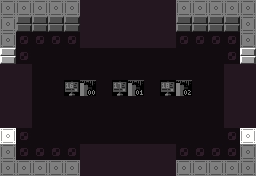

This is a level from a 2D game, rendered from its Tiled map with the project's own tilesets. A one-line summary and the complete map file follow:
An orthogonal 16x11 tile map with 16x16 px tiles, 10 tile layers (Base, Attributes, Base, Attributes, ...), 16 hidden layers not drawn, 6 tilesets.

<map version="1.10" tiledversion="1.11.2" orientation="orthogonal" renderorder="right-down" width="16" height="11" tilewidth="16" tileheight="16" infinite="0" nextlayerid="66" nextobjectid="1">
 <properties>
  <property name="base_logic" value="ROOM_BASE_LOGIC_NONE" />
  <property name="category" value="exterior" />
  <property name="color_emphasis" value="0" />
  <property name="dark" type="bool" value="false" />
  <property name="exit_east" type="bool" value="true" />
  <property name="exit_north" type="bool" value="true" />
  <property name="exit_south" type="bool" value="true" />
  <property name="exit_west" type="bool" value="true" />
  <property name="forbid_player_spawning" type="bool" value="false" />
  <property name="raster_effect" value="RASTER_EFFECT_NONE" />
  <property name="room_obj_palette" value="sprite_palette_overworld_table" />
  <property name="room_palette" value="blocking_exterior_palette_table" />
 </properties>
 <tileset firstgid="1" source="../../MapTiles.tsx" />
 <tileset firstgid="257" source="../../DiscoFloorTiles.tsx" />
 <tileset firstgid="289" source="../../Attributes.tsx" />
 <tileset firstgid="293" source="../../TechnicalTiles.tsx" />
 <tileset firstgid="357" source="../../ExitTiles.tsx" />
 <tileset firstgid="485" source="../../SignTiles.tsx" />
 <layer id="1" name="Base" width="16" height="11" opacity="0.5">
  <data encoding="csv">
6,6,6,6,6,6,6,6,6,6,6,6,6,6,6,6,
6,5,5,5,5,5,5,5,5,5,5,5,5,5,5,6,
6,265,265,265,265,265,265,265,265,265,265,265,265,265,265,6,
6,265,257,257,257,257,257,257,257,257,257,257,257,257,265,6,
6,265,257,257,257,257,257,257,257,257,257,257,257,257,265,6,
6,265,257,257,507,357,257,508,358,257,509,359,257,257,265,6,
6,265,257,257,257,257,257,257,257,257,257,257,257,257,265,6,
6,265,257,257,257,257,257,257,257,257,257,257,257,257,265,6,
6,265,257,257,257,257,257,257,257,257,257,257,257,257,265,6,
6,265,265,265,265,265,265,265,265,265,265,265,265,265,265,6,
6,6,6,6,6,6,6,6,6,6,6,6,6,6,6,6
</data>
 </layer>
 <layer id="2" name="Attributes" width="16" height="11" opacity="0.2">
  <data encoding="csv">
289,289,289,289,289,289,289,289,289,289,289,289,289,289,289,289,
289,289,289,289,289,289,289,289,289,289,289,289,289,289,289,289,
289,289,289,289,289,289,289,289,289,289,289,289,289,289,289,289,
289,289,289,289,289,289,289,289,289,289,289,289,289,289,289,289,
289,289,289,289,289,289,289,289,289,289,289,289,289,289,289,289,
289,289,289,289,289,289,289,289,289,289,289,289,289,289,289,289,
289,289,289,289,289,289,289,289,289,289,0,0,0,0,289,289,
289,289,289,289,289,289,289,289,289,289,289,289,289,289,289,289,
289,289,289,0,0,289,289,289,0,0,0,289,289,289,289,289,
289,289,289,289,289,0,0,0,0,289,289,289,289,289,289,289,
289,289,289,289,289,289,289,289,289,289,289,289,289,289,289,289
</data>
 </layer>
 <group id="36" name="Exit - West" class="overlay">
  <properties>
   <property name="adjacent_challenge" type="bool" value="true" />
   <property name="adjacent_exterior" type="bool" value="true" />
   <property name="adjacent_interior" type="bool" value="true" />
   <property name="adjacent_shop" type="bool" value="true" />
   <property name="direction" value="west" />
  </properties>
  <layer id="37" name="Base" width="16" height="11">
   <data encoding="csv">
0,0,0,0,0,0,0,0,0,0,0,0,0,0,0,0,
0,0,0,0,0,0,0,0,0,0,0,0,0,0,0,0,
0,0,0,0,0,0,0,0,0,0,0,0,0,0,0,0,
5,0,0,0,0,0,0,0,0,0,0,0,0,0,0,0,
257,257,0,0,0,0,0,0,0,0,0,0,0,0,0,0,
257,257,0,0,0,0,0,0,0,0,0,0,0,0,0,0,
257,257,0,0,0,0,0,0,0,0,0,0,0,0,0,0,
257,257,0,0,0,0,0,0,0,0,0,0,0,0,0,0,
6,0,0,0,0,0,0,0,0,0,0,0,0,0,0,0,
0,0,0,0,0,0,0,0,0,0,0,0,0,0,0,0,
0,0,0,0,0,0,0,0,0,0,0,0,0,0,0,0
</data>
  </layer>
  <layer id="38" name="Attributes" width="16" height="11" opacity="0.18">
   <data encoding="csv">
0,0,0,0,0,0,0,0,0,0,0,0,0,0,0,0,
0,0,0,0,0,0,0,0,0,0,0,0,0,0,0,0,
0,0,0,0,0,0,0,0,0,0,0,0,0,0,0,0,
289,0,0,0,0,0,0,0,0,0,0,0,0,0,0,0,
0,0,0,0,0,0,0,0,0,0,0,0,0,0,0,0,
0,0,0,0,0,0,0,0,0,0,0,0,0,0,0,0,
0,0,0,0,0,0,0,0,0,0,0,0,0,0,0,0,
0,0,0,0,0,0,0,0,0,0,0,0,0,0,0,0,
289,289,0,0,0,0,0,0,0,0,0,0,0,0,0,0,
0,0,0,0,0,0,0,0,0,0,0,0,0,0,0,0,
0,0,0,0,0,0,0,0,0,0,0,0,0,0,0,0
</data>
  </layer>
 </group>
 <group id="30" name="Exit - East" class="overlay">
  <properties>
   <property name="adjacent_challenge" type="bool" value="true" />
   <property name="adjacent_exterior" type="bool" value="true" />
   <property name="adjacent_interior" type="bool" value="true" />
   <property name="adjacent_shop" type="bool" value="true" />
   <property name="direction" value="east" />
  </properties>
  <layer id="31" name="Base" width="16" height="11">
   <data encoding="csv">
0,0,0,0,0,0,0,0,0,0,0,0,0,0,0,0,
0,0,0,0,0,0,0,0,0,0,0,0,0,0,0,0,
0,0,0,0,0,0,0,0,0,0,0,0,0,0,0,0,
0,0,0,0,0,0,0,0,0,0,0,0,0,0,0,5,
0,0,0,0,0,0,0,0,0,0,0,0,0,0,257,257,
0,0,0,0,0,0,0,0,0,0,0,0,0,0,257,257,
0,0,0,0,0,0,0,0,0,0,0,0,0,0,257,257,
0,0,0,0,0,0,0,0,0,0,0,0,0,0,257,257,
0,0,0,0,0,0,0,0,0,0,0,0,0,0,0,6,
0,0,0,0,0,0,0,0,0,0,0,0,0,0,0,0,
0,0,0,0,0,0,0,0,0,0,0,0,0,0,0,0
</data>
  </layer>
  <layer id="32" name="Attributes" width="16" height="11" opacity="0.2">
   <data encoding="csv">
0,0,0,0,0,0,0,0,0,0,0,0,0,0,0,0,
0,0,0,0,0,0,0,0,0,0,0,0,0,0,0,0,
0,0,0,0,0,0,0,0,0,0,0,0,0,0,0,0,
0,0,0,0,0,0,0,0,0,0,0,0,0,0,0,289,
0,0,0,0,0,0,0,0,0,0,0,0,0,0,0,289,
0,0,0,0,0,0,0,0,0,0,0,0,0,0,0,289,
0,0,0,0,0,0,0,0,0,0,0,0,0,0,0,289,
0,0,0,0,0,0,0,0,0,0,0,0,0,0,0,289,
0,0,0,0,0,0,0,0,0,0,0,0,0,0,0,289,
0,0,0,0,0,0,0,0,0,0,0,0,0,0,0,0,
0,0,0,0,0,0,0,0,0,0,0,0,0,0,0,0
</data>
  </layer>
 </group>
 <group id="33" name="Exit - South" class="overlay">
  <properties>
   <property name="adjacent_challenge" type="bool" value="true" />
   <property name="adjacent_exterior" type="bool" value="true" />
   <property name="adjacent_interior" type="bool" value="true" />
   <property name="adjacent_shop" type="bool" value="true" />
   <property name="direction" value="south" />
  </properties>
  <layer id="34" name="Base" width="16" height="11">
   <data encoding="csv">
0,0,0,0,0,0,0,0,0,0,0,0,0,0,0,0,
0,0,0,0,0,0,0,0,0,0,0,0,0,0,0,0,
0,0,0,0,0,0,0,0,0,0,0,0,0,0,0,0,
0,0,0,0,0,0,0,0,0,0,0,0,0,0,0,0,
0,0,0,0,0,0,0,0,0,0,0,0,0,0,0,0,
0,0,0,0,0,0,0,0,0,0,0,0,0,0,0,0,
0,0,0,0,0,0,0,0,0,0,0,0,0,0,0,0,
0,0,0,0,0,0,0,0,0,0,0,0,0,0,0,0,
0,0,0,0,0,0,0,0,0,0,0,0,0,0,0,0,
0,0,0,0,0,257,257,257,257,257,257,0,0,0,0,0,
0,0,0,0,0,257,257,257,257,257,257,0,0,0,0,0
</data>
  </layer>
  <layer id="35" name="Attributes" width="16" height="11" opacity="0.13">
   <data encoding="csv">
0,0,0,0,0,0,0,0,0,0,0,0,0,0,0,0,
0,0,0,0,0,0,0,0,0,0,0,0,0,0,0,0,
0,0,0,0,0,0,0,0,0,0,0,0,0,0,0,0,
0,0,0,0,0,0,0,0,0,0,0,0,0,0,0,0,
0,0,0,0,0,0,0,0,0,0,0,0,0,0,0,0,
0,0,0,0,0,0,0,0,0,0,0,0,0,0,0,0,
0,0,0,0,0,0,0,0,0,0,0,0,0,0,0,0,
0,0,0,0,0,0,0,0,0,0,0,0,0,0,0,0,
0,0,0,0,0,0,0,0,0,0,0,0,0,0,0,0,
0,0,0,0,0,0,0,0,0,0,0,0,0,0,0,0,
0,0,0,0,0,0,0,0,0,0,0,0,0,0,0,0
</data>
  </layer>
 </group>
 <group id="39" name="Exit - North" class="overlay">
  <properties>
   <property name="adjacent_challenge" type="bool" value="true" />
   <property name="adjacent_exterior" type="bool" value="true" />
   <property name="adjacent_interior" type="bool" value="true" />
   <property name="adjacent_shop" type="bool" value="true" />
   <property name="direction" value="north" />
  </properties>
  <layer id="40" name="Base" width="16" height="11">
   <data encoding="csv">
0,0,0,0,0,257,257,257,257,257,257,0,0,0,0,0,
0,0,0,0,0,257,257,257,257,257,257,0,0,0,0,0,
0,0,0,0,0,257,257,257,257,257,257,0,0,0,0,0,
0,0,0,0,0,0,0,0,0,0,0,0,0,0,0,0,
0,0,0,0,0,0,0,0,0,0,0,0,0,0,0,0,
0,0,0,0,0,0,0,0,0,0,0,0,0,0,0,0,
0,0,0,0,0,0,0,0,0,0,0,0,0,0,0,0,
0,0,0,0,0,0,0,0,0,0,0,0,0,0,0,0,
0,0,0,0,0,0,0,0,0,0,0,0,0,0,0,0,
0,0,0,0,0,0,0,0,0,0,0,0,0,0,0,0,
0,0,0,0,0,0,0,0,0,0,0,0,0,0,0,0
</data>
  </layer>
  <layer id="41" name="Attributes" width="16" height="11" opacity="0.13">
   <data encoding="csv">
0,0,0,0,0,0,0,0,0,0,0,0,0,0,0,0,
0,0,0,0,0,0,0,0,0,0,0,0,0,0,0,0,
0,0,0,0,0,0,0,0,0,0,0,0,0,0,0,0,
0,0,0,0,0,0,0,0,0,0,0,0,0,0,0,0,
0,0,0,0,0,0,0,0,0,0,0,0,0,0,0,0,
0,0,0,0,0,0,0,0,0,0,0,0,0,0,0,0,
0,0,0,0,0,0,0,0,0,0,0,0,0,0,0,0,
0,0,0,0,0,0,0,0,0,0,0,0,0,0,0,0,
0,0,0,0,0,0,0,0,0,0,0,0,0,0,0,0,
0,0,0,0,0,0,0,0,0,0,0,0,0,0,0,0,
0,0,0,0,0,0,0,0,0,0,0,0,0,0,0,0
</data>
  </layer>
 </group>
 <group id="45" name="Challenge - West" class="overlay" visible="0">
  <properties>
   <property name="adjacent_challenge" type="bool" value="true" />
   <property name="adjacent_exterior" type="bool" value="false" />
   <property name="adjacent_interior" type="bool" value="false" />
   <property name="adjacent_shop" type="bool" value="false" />
   <property name="direction" value="west" />
  </properties>
  <layer id="46" name="Base" width="16" height="11">
   <data encoding="csv">
0,0,0,0,0,0,0,0,0,0,0,0,0,0,0,0,
0,0,0,0,0,0,0,0,0,0,0,0,0,0,0,0,
0,0,0,0,0,0,0,0,0,0,0,0,0,0,0,0,
0,0,0,0,0,0,0,0,0,0,0,0,0,0,0,0,
0,0,0,0,0,0,0,0,0,0,0,0,0,0,0,0,
0,39,40,0,0,0,0,0,0,0,0,0,0,0,0,0,
0,55,56,0,0,0,0,0,0,0,0,0,0,0,0,0,
0,0,0,0,0,0,0,0,0,0,0,0,0,0,0,0,
0,0,0,0,0,0,0,0,0,0,0,0,0,0,0,0,
0,0,0,0,0,0,0,0,0,0,0,0,0,0,0,0,
0,0,0,0,0,0,0,0,0,0,0,0,0,0,0,0
</data>
  </layer>
  <layer id="47" name="Attributes" width="16" height="11" opacity="0.2">
   <data encoding="csv">
0,0,0,0,0,0,0,0,0,0,0,0,0,0,0,0,
0,0,0,0,0,0,0,0,0,0,0,0,0,0,0,0,
0,0,0,0,0,0,0,0,0,0,0,0,0,0,0,0,
0,0,0,0,0,0,0,0,0,0,0,0,0,0,0,0,
0,0,0,0,0,0,0,0,0,0,0,0,0,0,0,0,
0,0,0,0,0,0,0,0,0,0,0,0,0,0,0,0,
0,0,0,0,0,0,0,0,0,0,0,0,0,0,0,0,
0,0,0,0,0,0,0,0,0,0,0,0,0,0,0,0,
0,0,0,0,0,0,0,0,0,0,0,0,0,0,0,0,
0,0,0,0,0,0,0,0,0,0,0,0,0,0,0,0,
0,0,0,0,0,0,0,0,0,0,0,0,0,0,0,0
</data>
  </layer>
 </group>
 <group id="42" name="Challenge - East" class="overlay" visible="0">
  <properties>
   <property name="adjacent_challenge" type="bool" value="true" />
   <property name="adjacent_exterior" type="bool" value="false" />
   <property name="adjacent_interior" type="bool" value="false" />
   <property name="adjacent_shop" type="bool" value="false" />
   <property name="direction" value="east" />
  </properties>
  <layer id="43" name="Base" width="16" height="11">
   <data encoding="csv">
0,0,0,0,0,0,0,0,0,0,0,0,0,0,0,0,
0,0,0,0,0,0,0,0,0,0,0,0,0,0,0,0,
0,0,0,0,0,0,0,0,0,0,0,0,0,0,0,0,
0,0,0,0,0,0,0,0,0,0,0,0,0,0,0,0,
0,0,0,0,0,0,0,0,0,0,0,0,0,0,0,0,
0,0,0,0,0,0,0,0,0,0,0,0,0,35,36,0,
0,0,0,0,0,0,0,0,0,0,0,0,0,51,52,0,
0,0,0,0,0,0,0,0,0,0,0,0,0,0,0,0,
0,0,0,0,0,0,0,0,0,0,0,0,0,0,0,0,
0,0,0,0,0,0,0,0,0,0,0,0,0,0,0,0,
0,0,0,0,0,0,0,0,0,0,0,0,0,0,0,0
</data>
  </layer>
  <layer id="44" name="Attributes" width="16" height="11" opacity="0.2">
   <data encoding="csv">
0,0,0,0,0,0,0,0,0,0,0,0,0,0,0,0,
0,0,0,0,0,0,0,0,0,0,0,0,0,0,0,0,
0,0,0,0,0,0,0,0,0,0,0,0,0,0,0,0,
0,0,0,0,0,0,0,0,0,0,0,0,0,0,0,0,
0,0,0,0,0,0,0,0,0,0,0,0,0,0,0,0,
0,0,0,0,0,0,0,0,0,0,0,0,0,0,0,0,
0,0,0,0,0,0,0,0,0,0,0,0,0,0,0,0,
0,0,0,0,0,0,0,0,0,0,0,0,0,0,0,0,
0,0,0,0,0,0,0,0,0,0,0,0,0,0,0,0,
0,0,0,0,0,0,0,0,0,0,0,0,0,0,0,0,
0,0,0,0,0,0,0,0,0,0,0,0,0,0,0,0
</data>
  </layer>
 </group>
 <group id="51" name="Challenge - South" class="overlay" visible="0">
  <properties>
   <property name="adjacent_challenge" type="bool" value="true" />
   <property name="adjacent_exterior" type="bool" value="false" />
   <property name="adjacent_interior" type="bool" value="false" />
   <property name="adjacent_shop" type="bool" value="false" />
   <property name="direction" value="south" />
  </properties>
  <layer id="52" name="Base" width="16" height="11">
   <data encoding="csv">
0,0,0,0,0,0,0,0,0,0,0,0,0,0,0,0,
0,0,0,0,0,0,0,0,0,0,0,0,0,0,0,0,
0,0,0,0,0,0,0,0,0,0,0,0,0,0,0,0,
0,0,0,0,0,0,0,0,0,0,0,0,0,0,0,0,
0,0,0,0,0,0,0,0,0,0,0,0,0,0,0,0,
0,0,0,0,0,0,0,0,0,0,0,0,0,0,0,0,
0,0,0,0,0,0,0,0,0,0,0,0,0,0,0,0,
0,0,0,0,0,0,0,0,0,0,0,0,0,0,0,0,
0,0,0,0,0,0,0,37,38,0,0,0,0,0,0,0,
0,0,0,0,0,0,0,53,54,0,0,0,0,0,0,0,
0,0,0,0,0,0,0,0,0,0,0,0,0,0,0,0
</data>
  </layer>
  <layer id="53" name="Attributes" width="16" height="11" opacity="0.2">
   <data encoding="csv">
0,0,0,0,0,0,0,0,0,0,0,0,0,0,0,0,
0,0,0,0,0,0,0,0,0,0,0,0,0,0,0,0,
0,0,0,0,0,0,0,0,0,0,0,0,0,0,0,0,
0,0,0,0,0,0,0,0,0,0,0,0,0,0,0,0,
0,0,0,0,0,0,0,0,0,0,0,0,0,0,0,0,
0,0,0,0,0,0,0,0,0,0,0,0,0,0,0,0,
0,0,0,0,0,0,0,0,0,0,0,0,0,0,0,0,
0,0,0,0,0,0,0,0,0,0,0,0,0,0,0,0,
0,0,0,0,0,0,0,0,0,0,0,0,0,0,0,0,
0,0,0,0,0,0,0,0,0,0,0,0,0,0,0,0,
0,0,0,0,0,0,0,0,0,0,0,0,0,0,0,0
</data>
  </layer>
 </group>
 <group id="48" name="Challenge - North" class="overlay" visible="0">
  <properties>
   <property name="adjacent_challenge" type="bool" value="true" />
   <property name="adjacent_exterior" type="bool" value="false" />
   <property name="adjacent_interior" type="bool" value="false" />
   <property name="adjacent_shop" type="bool" value="false" />
   <property name="direction" value="north" />
  </properties>
  <layer id="49" name="Base" width="16" height="11">
   <data encoding="csv">
0,0,0,0,0,0,0,0,0,0,0,0,0,0,0,0,
0,0,0,0,0,0,0,33,34,0,0,0,0,0,0,0,
0,0,0,0,0,0,0,49,50,0,0,0,0,0,0,0,
0,0,0,0,0,0,0,0,0,0,0,0,0,0,0,0,
0,0,0,0,0,0,0,0,0,0,0,0,0,0,0,0,
0,0,0,0,0,0,0,0,0,0,0,0,0,0,0,0,
0,0,0,0,0,0,0,0,0,0,0,0,0,0,0,0,
0,0,0,0,0,0,0,0,0,0,0,0,0,0,0,0,
0,0,0,0,0,0,0,0,0,0,0,0,0,0,0,0,
0,0,0,0,0,0,0,0,0,0,0,0,0,0,0,0,
0,0,0,0,0,0,0,0,0,0,0,0,0,0,0,0
</data>
  </layer>
  <layer id="50" name="Attributes" width="16" height="11" opacity="0.2">
   <data encoding="csv">
0,0,0,0,0,0,0,0,0,0,0,0,0,0,0,0,
0,0,0,0,0,0,0,0,0,0,0,0,0,0,0,0,
0,0,0,0,0,0,0,0,0,0,0,0,0,0,0,0,
0,0,0,0,0,0,0,0,0,0,0,0,0,0,0,0,
0,0,0,0,0,0,0,0,0,0,0,0,0,0,0,0,
0,0,0,0,0,0,0,0,0,0,0,0,0,0,0,0,
0,0,0,0,0,0,0,0,0,0,0,0,0,0,0,0,
0,0,0,0,0,0,0,0,0,0,0,0,0,0,0,0,
0,0,0,0,0,0,0,0,0,0,0,0,0,0,0,0,
0,0,0,0,0,0,0,0,0,0,0,0,0,0,0,0,
0,0,0,0,0,0,0,0,0,0,0,0,0,0,0,0
</data>
  </layer>
 </group>
 <group id="63" name="Shop - West" class="overlay" visible="0">
  <properties>
   <property name="adjacent_challenge" type="bool" value="false" />
   <property name="adjacent_exterior" type="bool" value="false" />
   <property name="adjacent_interior" type="bool" value="false" />
   <property name="adjacent_shop" type="bool" value="true" />
   <property name="direction" value="west" />
  </properties>
  <layer id="64" name="Base" width="16" height="11">
   <data encoding="csv">
0,0,0,0,0,0,0,0,0,0,0,0,0,0,0,0,
0,0,0,0,0,0,0,0,0,0,0,0,0,0,0,0,
6,0,0,0,0,0,0,0,0,0,0,0,0,0,0,0,
5,14,0,0,0,0,0,0,0,0,0,0,0,0,0,0,
0,0,0,0,0,0,0,0,0,0,0,0,0,0,0,0,
0,0,0,0,0,0,0,0,0,0,0,0,0,0,0,0,
0,0,0,0,0,0,0,0,0,0,0,0,0,0,0,0,
0,0,0,0,0,0,0,0,0,0,0,0,0,0,0,0,
6,16,0,0,0,0,0,0,0,0,0,0,0,0,0,0,
0,0,0,0,0,0,0,0,0,0,0,0,0,0,0,0,
0,0,0,0,0,0,0,0,0,0,0,0,0,0,0,0
</data>
  </layer>
  <layer id="65" name="Attributes" width="16" height="11" opacity="0.2">
   <data encoding="csv">
0,0,0,0,0,0,0,0,0,0,0,0,0,0,0,0,
0,0,0,0,0,0,0,0,0,0,0,0,0,0,0,0,
291,0,0,0,0,0,0,0,0,0,0,0,0,0,0,0,
291,291,0,0,0,0,0,0,0,0,0,0,0,0,0,0,
0,0,0,0,0,0,0,0,0,0,0,0,0,0,0,0,
0,0,0,0,0,0,0,0,0,0,0,0,0,0,0,0,
0,0,0,0,0,0,0,0,0,0,0,0,0,0,0,0,
0,0,0,0,0,0,0,0,0,0,0,0,0,0,0,0,
291,291,0,0,0,0,0,0,0,0,0,0,0,0,0,0,
0,0,0,0,0,0,0,0,0,0,0,0,0,0,0,0,
0,0,0,0,0,0,0,0,0,0,0,0,0,0,0,0
</data>
  </layer>
 </group>
 <group id="60" name="Shop - East" class="overlay" visible="0">
  <properties>
   <property name="adjacent_challenge" type="bool" value="false" />
   <property name="adjacent_exterior" type="bool" value="false" />
   <property name="adjacent_interior" type="bool" value="false" />
   <property name="adjacent_shop" type="bool" value="true" />
   <property name="direction" value="east" />
  </properties>
  <layer id="61" name="Base" width="16" height="11">
   <data encoding="csv">
0,0,0,0,0,0,0,0,0,0,0,0,0,0,0,0,
0,0,0,0,0,0,0,0,0,0,0,0,0,0,0,0,
0,0,0,0,0,0,0,0,0,0,0,0,0,0,0,6,
0,0,0,0,0,0,0,0,0,0,0,0,0,0,14,5,
0,0,0,0,0,0,0,0,0,0,0,0,0,0,0,0,
0,0,0,0,0,0,0,0,0,0,0,0,0,0,0,0,
0,0,0,0,0,0,0,0,0,0,0,0,0,0,0,0,
0,0,0,0,0,0,0,0,0,0,0,0,0,0,0,0,
0,0,0,0,0,0,0,0,0,0,0,0,0,0,16,6,
0,0,0,0,0,0,0,0,0,0,0,0,0,0,0,0,
0,0,0,0,0,0,0,0,0,0,0,0,0,0,0,0
</data>
  </layer>
  <layer id="62" name="Attributes" width="16" height="11" opacity="0.2">
   <data encoding="csv">
0,0,0,0,0,0,0,0,0,0,0,0,0,0,0,0,
0,0,0,0,0,0,0,0,0,0,0,0,0,0,0,0,
0,0,0,0,0,0,0,0,0,0,0,0,0,0,0,291,
0,0,0,0,0,0,0,0,0,0,0,0,0,0,291,291,
0,0,0,0,0,0,0,0,0,0,0,0,0,0,0,0,
0,0,0,0,0,0,0,0,0,0,0,0,0,0,0,0,
0,0,0,0,0,0,0,0,0,0,0,0,0,0,0,0,
0,0,0,0,0,0,0,0,0,0,0,0,0,0,0,0,
0,0,0,0,0,0,0,0,0,0,0,0,0,0,291,291,
0,0,0,0,0,0,0,0,0,0,0,0,0,0,0,0,
0,0,0,0,0,0,0,0,0,0,0,0,0,0,0,0
</data>
  </layer>
 </group>
 <group id="54" name="Shop - South" class="overlay" visible="0">
  <properties>
   <property name="adjacent_challenge" type="bool" value="false" />
   <property name="adjacent_exterior" type="bool" value="false" />
   <property name="adjacent_interior" type="bool" value="false" />
   <property name="adjacent_shop" type="bool" value="true" />
   <property name="direction" value="south" />
  </properties>
  <layer id="55" name="Base" width="16" height="11">
   <data encoding="csv">
0,0,0,0,0,0,0,0,0,0,0,0,0,0,0,0,
0,0,0,0,0,0,0,0,0,0,0,0,0,0,0,0,
0,0,0,0,0,0,0,0,0,0,0,0,0,0,0,0,
0,0,0,0,0,0,0,0,0,0,0,0,0,0,0,0,
0,0,0,0,0,0,0,0,0,0,0,0,0,0,0,0,
0,0,0,0,0,0,0,0,0,0,0,0,0,0,0,0,
0,0,0,0,0,0,0,0,0,0,0,0,0,0,0,0,
0,0,0,0,0,0,0,0,0,0,0,0,0,0,0,0,
0,0,0,0,0,0,0,0,0,0,0,0,0,0,0,0,
0,0,0,0,14,0,0,0,0,0,0,16,0,0,0,0,
0,0,0,0,6,0,0,0,0,0,0,6,0,0,0,0
</data>
  </layer>
  <layer id="56" name="Attributes" width="16" height="11" opacity="0.2">
   <data encoding="csv">
0,0,0,0,0,0,0,0,0,0,0,0,0,0,0,0,
0,0,0,0,0,0,0,0,0,0,0,0,0,0,0,0,
0,0,0,0,0,0,0,0,0,0,0,0,0,0,0,0,
0,0,0,0,0,0,0,0,0,0,0,0,0,0,0,0,
0,0,0,0,0,0,0,0,0,0,0,0,0,0,0,0,
0,0,0,0,0,0,0,0,0,0,0,0,0,0,0,0,
0,0,0,0,0,0,0,0,0,0,0,0,0,0,0,0,
0,0,0,0,0,0,0,0,0,0,0,0,0,0,0,0,
0,0,0,0,0,0,0,0,0,0,0,0,0,0,0,0,
0,0,0,0,291,0,0,0,0,0,0,291,0,0,0,0,
0,0,0,0,291,0,0,0,0,0,0,291,0,0,0,0
</data>
  </layer>
 </group>
 <group id="57" name="Shop - North" class="overlay" visible="0">
  <properties>
   <property name="adjacent_challenge" type="bool" value="false" />
   <property name="adjacent_exterior" type="bool" value="false" />
   <property name="adjacent_interior" type="bool" value="false" />
   <property name="adjacent_shop" type="bool" value="true" />
   <property name="direction" value="north" />
  </properties>
  <layer id="58" name="Base" width="16" height="11">
   <data encoding="csv">
0,0,0,0,6,0,0,0,0,0,0,6,0,0,0,0,
0,0,0,0,5,0,0,0,0,0,0,5,0,0,0,0,
0,0,0,0,14,0,0,0,0,0,0,16,0,0,0,0,
0,0,0,0,0,0,0,0,0,0,0,0,0,0,0,0,
0,0,0,0,0,0,0,0,0,0,0,0,0,0,0,0,
0,0,0,0,0,0,0,0,0,0,0,0,0,0,0,0,
0,0,0,0,0,0,0,0,0,0,0,0,0,0,0,0,
0,0,0,0,0,0,0,0,0,0,0,0,0,0,0,0,
0,0,0,0,0,0,0,0,0,0,0,0,0,0,0,0,
0,0,0,0,0,0,0,0,0,0,0,0,0,0,0,0,
0,0,0,0,0,0,0,0,0,0,0,0,0,0,0,0
</data>
  </layer>
  <layer id="59" name="Attributes" width="16" height="11" opacity="0.2">
   <data encoding="csv">
0,0,0,0,291,0,0,0,0,0,0,291,0,0,0,0,
0,0,0,0,291,0,0,0,0,0,0,291,0,0,0,0,
0,0,0,0,291,0,0,0,0,0,0,291,0,0,0,0,
0,0,0,0,0,0,0,0,0,0,0,0,0,0,0,0,
0,0,0,0,0,0,0,0,0,0,0,0,0,0,0,0,
0,0,0,0,0,0,0,0,0,0,0,0,0,0,0,0,
0,0,0,0,0,0,0,0,0,0,0,0,0,0,0,0,
0,0,0,0,0,0,0,0,0,0,0,0,0,0,0,0,
0,0,0,0,0,0,0,0,0,0,0,0,0,0,0,0,
0,0,0,0,0,0,0,0,0,0,0,0,0,0,0,0,
0,0,0,0,0,0,0,0,0,0,0,0,0,0,0,0
</data>
  </layer>
 </group>
</map>
